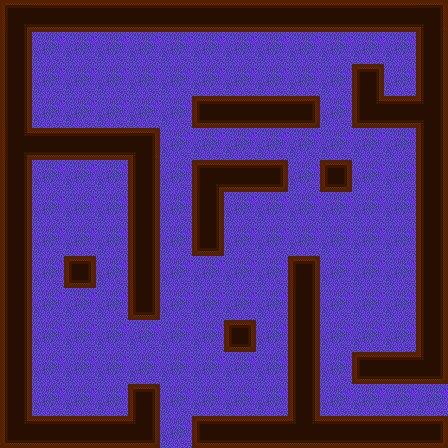

This is a level from a 2D game, rendered from its Tiled map with the project's own tilesets. A one-line summary and the map file follow, with tile-layer data summarised:
An orthogonal 14x14 tile map with 32x32 px tiles, 2 tile layers (moquette, Calque de Tile 1), 1 hidden layer not drawn, 3 tilesets, 1 image layer and 1 object (PlayerEntity).

<map version="1.0" orientation="orthogonal" width="14" height="14" tilewidth="32" tileheight="32">
 <tileset firstgid="1" name="min" tilewidth="32" tileheight="32">
  <image source="../tilesets/walls.png" width="256" height="192" />
 </tileset>
 <tileset firstgid="49" name="meta" tilewidth="32" tileheight="32">
  <image source="../tilesets/metaset2.png" width="128" height="96" />
  <tile id="0">
   <properties>
    <property name="type" value="wall" />
   </properties>
  </tile>
  <tile id="1">
   <properties>
    <property name="type" value="box" />
   </properties>
  </tile>
 </tileset>
 <tileset firstgid="61" name="moquette" tilewidth="32" tileheight="32">
  <image source="../tilesets/moquette.png" width="96" height="192" />
 </tileset>
 <imagelayer name="Background" width="16" height="16">
  <image source="../images/background.png" />
 </imagelayer>
 <layer name="moquette" width="14" height="14">
  <data>[196 cells, 196 non-empty, 1 distinct tile ids]</data>
 </layer>
 <layer name="Calque de Tile 1" width="14" height="14">
  <data>[196 cells, 196 non-empty, 15 distinct tile ids]</data>
 </layer>
 <layer name="meta" width="14" height="14" visible="0">
  <data>[196 cells, 85 non-empty, 2 distinct tile ids]</data>
 </layer>
 <objectgroup color="#68bd17" name="Player" width="14" height="14">
  <object name="PlayerEntity" x="416" y="384" width="32" height="32">
   <properties>
    <property name="image" value="character" />
    <property name="spriteheight" value="32" />
    <property name="spritewidth" value="32" />
   </properties>
  </object>
 </objectgroup>
</map>
